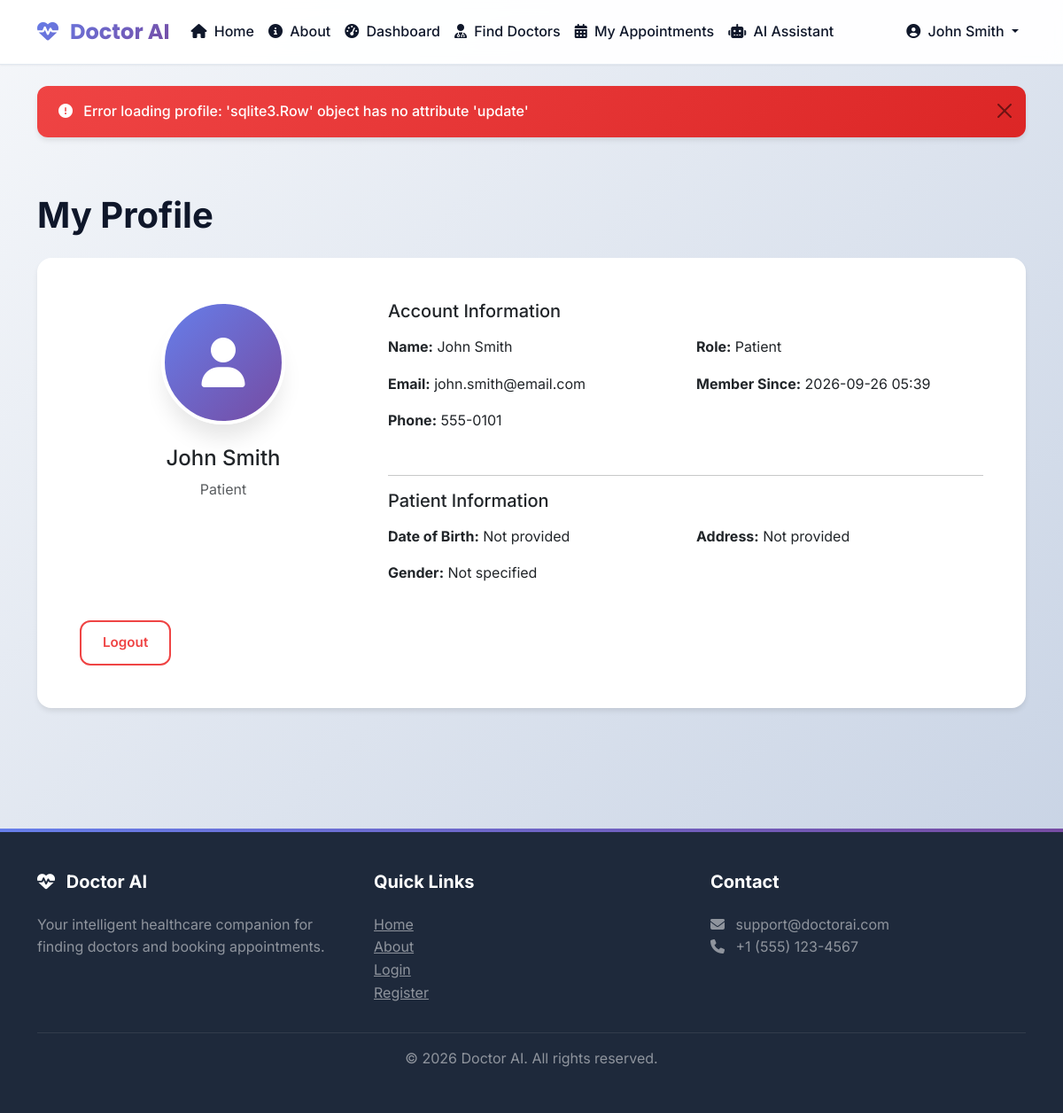
Page /auth/profile (signed in) on the committed database.
### tables this page shows
CREATE TABLE users (
            user_id INTEGER PRIMARY KEY AUTOINCREMENT,
            name TEXT NOT NULL,
            email TEXT UNIQUE NOT NULL,
            password_hash TEXT NOT NULL,
            role TEXT NOT NULL CHECK(role IN ('patient', 'doctor', 'admin')),
            phone TEXT,
            created_at TIMESTAMP DEFAULT CURRENT_TIMESTAMP
        );

### routes/auth.py (the view)
@bp.route('/profile')
def profile():
    if 'user_id' not in session:
        flash('Please login to view your profile', 'error')
        return redirect(url_for('auth.login'))
    connection = None
    user_data = None
    try:
        connection = get_db_connection()
        cursor = get_dict_cursor(connection)
        user_id = session['user_id']
        role = session['role']
        cursor.execute("SELECT * FROM users WHERE user_id = ?", (user_id,))
        user_data = cursor.fetchone()
        if role == 'patient':
            cursor.execute("SELECT * FROM patients WHERE user_id = ?", (user_id,))
            user_data.update(cursor.fetchone())
        elif role == 'doctor':
            cursor.execute("SELECT * FROM doctors WHERE user_id = ?", (user_id,))
            user_data.update(cursor.fetchone())
    except Exception as e:
        flash(f'Error loading profile: {str(e)}', 'error')
    finally:
        if connection:
            close_db_connection(connection)
    return render_template('profile.html', user=user_data)

### database.py (called while the page is built, shortened)
def get_db_connection():
    try:
        if Config.DB_TYPE == 'sqlite' or not MYSQL_AVAILABLE:
            connection = sqlite3.connect(Config.DB_PATH)
            connection.row_factory = sqlite3.Row  # This makes rows behave like dictionaries
            return connection
    except Exception as e:
        print(f"Error connecting to database: {e}")
        raise Exception("Database connection failed. Please check your database configuration.")

def get_dict_cursor(connection):
    if Config.DB_TYPE == 'sqlite' or not MYSQL_AVAILABLE:
        return connection.cursor()
    else:
        return connection.cursor(dictionary=True)

def close_db_connection(connection):
    try:
        if Config.DB_TYPE == 'sqlite' or not MYSQL_AVAILABLE:
            if connection:
                connection.close()
        else:
            if connection and connection.is_connected():
                connection.close()
    except:
        pass

### templates/profile.html (shortened to what this page needs)
{% extends "base.html" %}
{% block content %}
<div class="container py-5">
    <div class="row">
        <div class="col-lg-12">
            <h1 class="fw-bold mb-4">My Profile</h1>
            {% if user %}
            <div class="card">
                <div class="card-body p-5">
                    <div class="row">
                        <div class="col-md-4 text-center mb-4">
                            <div class="profile-placeholder">
                                <i class="fas fa-user"></i>
                            </div>
                            <h4>{{ user.name }}</h4>
                            <p class="text-muted">{{ user.role|capitalize }}</p>
                        </div>
                        <div class="col-md-8">
                            <h5 class="mb-3">Account Information</h5>
                            <div class="row">
                                <div class="col-md-6 mb-3">
                                    <p><strong>Name:</strong> {{ user.name }}</p>
                                    <p><strong>Email:</strong> {{ user.email }}</p>
                                    <p><strong>Phone:</strong> {{ user.phone or 'Not provided' }}</p>
                                </div>
                                <div class="col-md-6 mb-3">
                                    <p><strong>Role:</strong> {{ user.role|capitalize }}</p>
                                    <p><strong>Member Since:</strong> {{ user.created_at|format_date }}</p>
                                </div>
                            </div>
                            {% if user.role == 'patient' %}
                            <hr>
                            <h5 class="mb-3">Patient Information</h5>
                            <div class="row">
                                <div class="col-md-6">
                                    <p><strong>Date of Birth:</strong> {{ user.date_of_birth or 'Not provided' }}</p>
                                    <p><strong>Gender:</strong> {{ user.gender|capitalize if user.gender else 'Not specified' }}</p>
                                </div>
                                <div class="col-md-6">
                                    <p><strong>Address:</strong> {{ user.address or 'Not provided' }}</p>
                                </div>
                            </div>
                            {% endif %}
                        </div>
                    </div>
                    <div class="mt-4">
                        <a href="{{ url_for('auth.logout') }}" class="btn btn-outline-danger">Logout</a>
                    </div>
                </div>
            </div>
            {% else %}
            <div class="alert alert-danger">
                <p>Unable to load profile information. Please try again.</p>
            </div>
            {% endif %}
        </div>
    </div>
</div>
{% endblock %}

### templates/base.html (shortened to what this page needs)
<!DOCTYPE html>
<html lang="en">
<head>
    <link href="https://cdn.jsdelivr.net/npm/bootstrap@5.3.0/dist/css/bootstrap.min.css" rel="stylesheet">
    <link rel="stylesheet" href="https://cdnjs.cloudflare.com/ajax/libs/font-awesome/6.4.0/css/all.min.css">
    <link rel="stylesheet" href="{{ url_for('static', filename='css/style.css') }}">
</head>
<body>
    <nav class="navbar navbar-expand-lg">
        <div class="container">
            <a class="navbar-brand" href="{{ url_for('index') }}">
                <i class="fas fa-heartbeat me-2"></i> Doctor AI
            </a>
            <div class="collapse navbar-collapse" id="navbarNav">
                <ul class="navbar-nav me-auto">
                    <li class="nav-item">
                        <a class="nav-link" href="{{ url_for('index') }}">
                            <i class="fas fa-home me-1"></i> Home
                        </a>
                    </li>
                    <li class="nav-item">
                        <a class="nav-link" href="{{ url_for('about') }}">
                            <i class="fas fa-info-circle me-1"></i> About
                        </a>
                    </li>
                    {% if session.get('role') == 'patient' %}
                    <li class="nav-item">
                        <a class="nav-link" href="{{ url_for('patient.dashboard') }}">
                            <i class="fas fa-tachometer-alt me-1"></i> Dashboard
                        </a>
                    </li>
                    <li class="nav-item">
                        <a class="nav-link" href="{{ url_for('patient.doctors') }}">
                            <i class="fas fa-user-md me-1"></i> Find Doctors
                        </a>
                    </li>
                    <li class="nav-item">
                        <a class="nav-link" href="{{ url_for('patient.appointments') }}">
                            <i class="fas fa-calendar-alt me-1"></i> My Appointments
                        </a>
                    </li>
                    <li class="nav-item">
                        <a class="nav-link" href="{{ url_for('ai.assistant') }}">
                            <i class="fas fa-robot me-1"></i> AI Assistant
                        </a>
                    </li>
                    {% endif %}
                </ul>
                <ul class="navbar-nav">
                    {% if session.get('user_id') %}
                    <li class="nav-item dropdown">
                        <a class="nav-link dropdown-toggle" href="#" data-bs-toggle="dropdown">
                            <i class="fas fa-user-circle me-1"></i> {{ session.get('name', 'User') }}
                        </a>
                    </li>
                    {% endif %}
                </ul>
            </div>
        </div>
    </nav>
    <div class="container mt-4">
        {% with messages = get_flashed_messages(with_categories=true) %}
            {% if messages %}
                {% for category, message in messages %}
                <div class="alert alert-{{ category }} alert-dismissible fade show fade-in" role="alert">
                    <i class="fas fa-{% if category == 'success' %}check-circle{% elif category == 'error' %}exclamation-circle{% elif category == 'warning' %}exclamation-triangle{% else %}info-circle{% endif %} me-2"></i>
                    {{ message }}
                    <button type="button" class="btn-close" data-bs-dismiss="alert"></button>
                </div>
                {% endfor %}
            {% endif %}
        {% endwith %}
    </div>
    <main class="fade-in">
        {% block content %}{% endblock %}
    </main>
    <footer>
        <div class="container">
            <div class="row">
                <div class="col-md-4">
                    <h5><i class="fas fa-heartbeat me-2"></i> Doctor AI</h5>
                    <p class="text-white-50">Your intelligent healthcare companion for finding doctors and booking appointments.</p>
                </div>
                <div class="col-md-4">
                    <h5>Quick Links</h5>
                    <ul class="list-unstyled">
                        <li><a href="{{ url_for('index') }}" class="text-white-50">Home</a></li>
                        <li><a href="{{ url_for('about') }}" class="text-white-50">About</a></li>
                        <li><a href="{{ url_for('auth.login') }}" class="text-white-50">Login</a></li>
                        <li><a href="{{ url_for('auth.register') }}" class="text-white-50">Register</a></li>
                    </ul>
                </div>
                <div class="col-md-4">
                    <h5>Contact</h5>
                    <p class="text-white-50">
                        <i class="fas fa-envelope me-2"></i> support@doctorai.com<br>
                        <i class="fas fa-phone me-2"></i> +1 (555) 123-4567
                    </p>
                </div>
            </div>
            <hr class="border-secondary">
            <p class="text-white-50 text-center mb-0">&copy; 2026 Doctor AI. All rights reserved.</p>
        </div>
    </footer>
</body>
</html>

### static/css/style.css (style rules this page uses)
:root { --primary-color: #2563eb; --primary-dark: #1e40af; --primary-light: #3b82f6; --secondary-color: #10b981; --accent-color: #8b5cf6; --success-color: #10b981; --warning-color: #f59e0b; --danger-color: #ef4444; --info-color: #06b6d4; --dark-color: #1e293b; --light-color: #f8fafc; --border-color: #e2e8f0; --text-primary: #0f172a; --text-secondary: #64748b; --shadow-sm: 0 1px 2px 0 rgba(0, 0, 0, 0.05); --shadow-md: 0 4px 6px -1px rgba(0, 0, 0, 0.1); --shadow-lg: 0 10px 15px -3px rgba(0, 0, 0, 0.1); --shadow-xl: 0 20px 25px -5px rgba(0, 0, 0, 0.1); --gradient-primary: linear-gradient(135deg, #667eea 0%, #764ba2 100%); --gradient-secondary: linear-gradient(135deg, #10b981 0%, #059669 100%); --gradient-accent: linear-gradient(135deg, #8b5cf6 0%, #6366f1 100%); --gradient-success: linear-gradient(135deg, #10b981 0%, #059669 100%); --gradient-info: linear-gradient(135deg, #06b6d4 0%, #0891b2 100%); --gradient-warning: linear-gradient(135deg, #f59e0b 0%, #d97706 100%); --gradient-danger: linear-gradient(135deg, #ef4444 0%, #dc2626 100%); }
* { margin: 0; padding: 0; box-sizing: border-box; }
body { font-family: 'Inter', -apple-system, BlinkMacSystemFont, 'Segoe UI', Roboto, sans-serif; background: linear-gradient(135deg, #f5f7fa 0%, #c3cfe2 100%); background-attachment: fixed; color: var(--text-primary); line-height: 1.6; min-height: 100vh; }
.navbar { background: rgba(255, 255, 255, 0.95); backdrop-filter: blur(10px); border-bottom: 1px solid var(--border-color); box-shadow: var(--shadow-sm); padding: 0.75rem 0; }
.navbar-brand { font-family: 'Poppins', sans-serif; font-weight: 700; font-size: 1.5rem; background: var(--gradient-primary); -webkit-background-clip: text; -webkit-text-fill-color: transparent; background-clip: text; }
.nav-link { font-weight: 500; color: var(--text-primary); padding: 0.5rem 1rem; border-radius: 8px; transition: all 0.3s ease; }
.card { border: none; border-radius: 16px; box-shadow: var(--shadow-md); margin-bottom: 1.5rem; background: white; transition: all 0.3s ease; overflow: hidden; }
.card-body { padding: 1.5rem; }
.btn { border-radius: 12px; padding: 0.75rem 1.5rem; font-weight: 600; font-size: 0.95rem; transition: all 0.3s cubic-bezier(0.4, 0, 0.2, 1); border: none; position: relative; overflow: hidden; }
.btn::before { content: ''; position: absolute; top: 50%; left: 50%; width: 0; height: 0; border-radius: 50%; background: rgba(255, 255, 255, 0.3); transform: translate(-50%, -50%); transition: width 0.6s, height 0.6s; }
.btn-outline-danger { background: transparent; border: 2px solid var(--danger-color); color: var(--danger-color); }
.alert { border: none; border-radius: 12px; padding: 1rem 1.5rem; font-weight: 500; box-shadow: var(--shadow-md); }
.alert-error, .alert-danger { background: var(--gradient-danger); color: white; }
.profile-placeholder { width: 140px; height: 140px; border-radius: 50%; background: var(--gradient-primary); display: flex; align-items: center; justify-content: center; color: white; font-size: 3.5rem; margin: 0 auto 1.5rem; box-shadow: var(--shadow-xl); border: 4px solid white; }
footer { background: var(--dark-color); color: white; padding: 3rem 0; margin-top: 4rem; position: relative; overflow: hidden; }
footer::before { content: ''; position: absolute; top: 0; left: 0; right: 0; height: 4px; background: var(--gradient-primary); }
footer h5 { font-weight: 700; margin-bottom: 1.5rem; color: white; }
footer a { color: rgba(255, 255, 255, 0.7); transition: color 0.3s ease; }
.fade-in { animation: fadeIn 0.6s ease-out; }
* { transition: background-color 0.3s ease, border-color 0.3s ease, color 0.3s ease; }

### rows in the picture
users: get "John Smith", name "John Smith", role "Patient", email "john.smith@email.com", phone "555-0101", created_at "2026-09-26 05:39"

### other values in the picture
{{ message }} "Error loading profile: 'sqlite3.Row' object has no attribute 'update'"
{{ user.date_of_birth or 'Not provided' }} "Not provided"
{{ user.gender|capitalize if user.gender else 'Not specified' }} "Not specified"
{{ user.address or 'Not provided' }} "Not provided"
